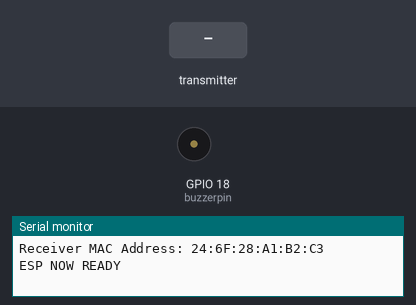
Simulated run of this sketch. Board: ESP32. On the bench: buzzer (waves = sounding, pin HIGH), the last lines printed to the serial monitor. Inputs (shaded band) come from the test bench.

Above: at 3.2 s.
3.3 s: the transmitter starts sending myData = 1
At 4.2 s:
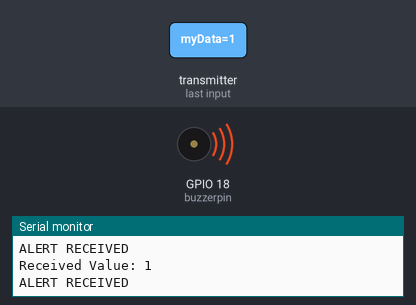
4.8 s: the transmitter starts sending myData = 0
At 5.4 s:
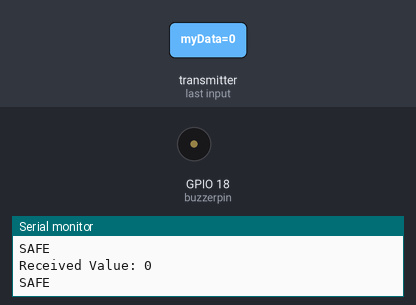
Timing chart, 0 to 7.8 s (numbered marks = the images above; inputs shaded):
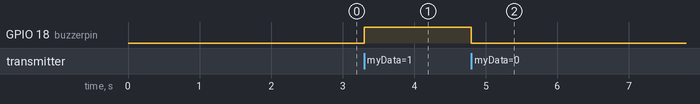

Measured:
- after the input at 3.3 s, GPIO 18 (buzzerpin): LOW → HIGH at once
- after the input at 4.8 s, GPIO 18 (buzzerpin): HIGH → LOW at once

The sketch:

rx.ino
```cpp
#include <esp_now.h>
#include <WiFi.h>
#include "esp_wifi.h"

bool myData = 0;

#define buzzerpin 18

void OnDataRecv(const esp_now_recv_info_t *info,
                const uint8_t *incomingData,
                int len) {

  memcpy(&myData, incomingData, sizeof(myData));

  Serial.print("Received Value: ");

  Serial.println(myData);

  if (myData == 1) {

    Serial.println("ALERT RECEIVED");

    digitalWrite(buzzerpin, HIGH);
  }

  else {

    Serial.println("SAFE");

    digitalWrite(buzzerpin, LOW);
  }
}

void setup() {

  WiFi.mode(WIFI_STA);

  WiFi.disconnect();

  delay(1000);

  esp_wifi_set_channel(6, WIFI_SECOND_CHAN_NONE);

  Serial.begin(115200);

  delay(1000);

  pinMode(buzzerpin, OUTPUT);

  digitalWrite(buzzerpin, LOW);

  Serial.print("Receiver MAC Address: ");

  Serial.println(WiFi.macAddress());

  if (esp_now_init() != ESP_OK) {

    Serial.println("ESP NOW INIT FAILED");

    return;
  }

  esp_now_register_recv_cb(OnDataRecv);

  Serial.println("ESP NOW READY");
}

void loop() {

}
```
